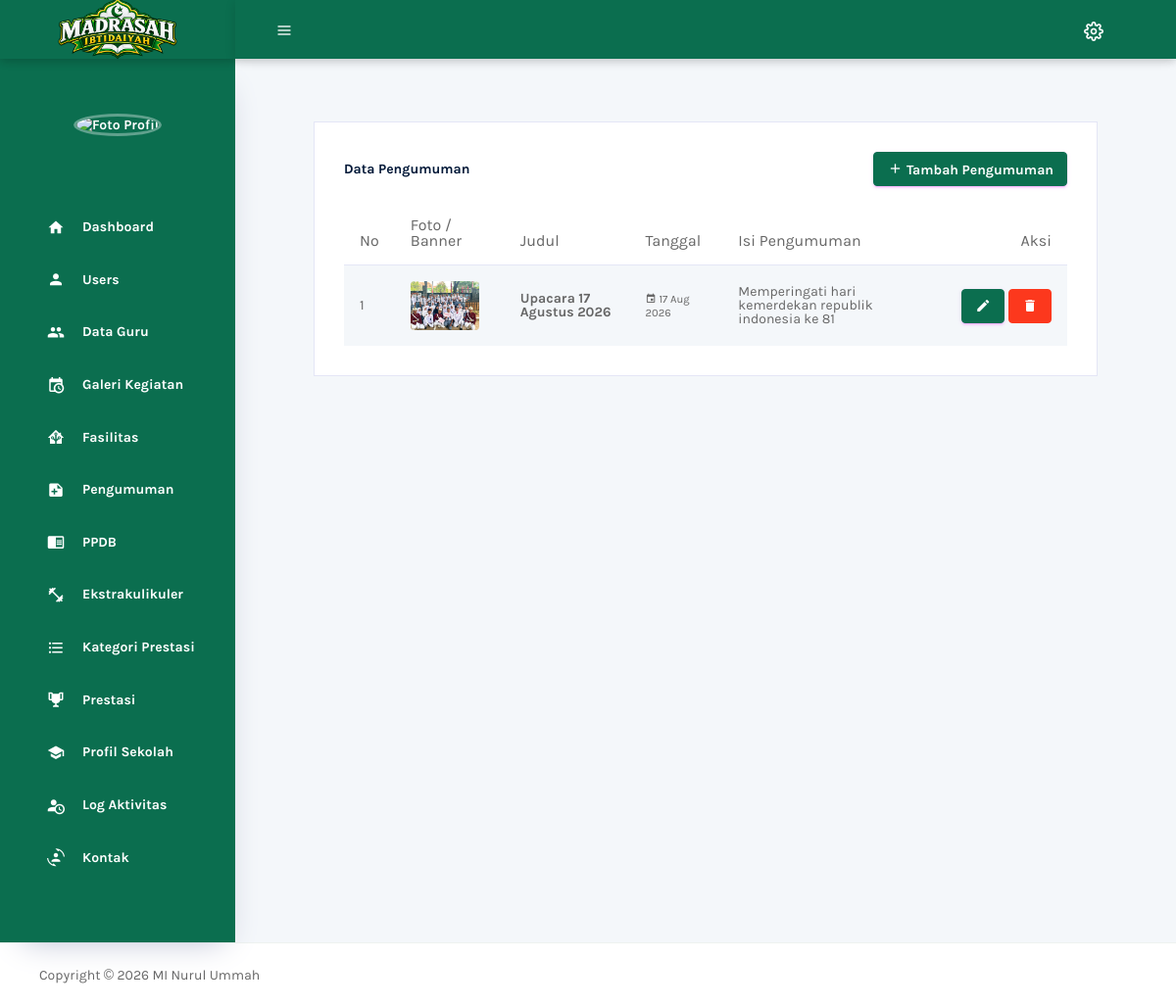
Screenshot of /Kepala_Sekolah/pengumuman (signed in) with the database file from the repository.
### tables this page shows
CREATE TABLE `pengumuman` (
  `id_pengumuman` int NOT NULL,
  `judul` varchar(150) NOT NULL,
  `tanggal` date NOT NULL,
  `isi` text NOT NULL,
  `foto` varchar(255) DEFAULT NULL,
  `created_at` timestamp NULL DEFAULT CURRENT_TIMESTAMP
);

### application/libraries/Template.php (called while the page is built, shortened)
<?php
class Template{
    var $template_data = array();
    function set($name, $value){
        $this->template_data[$name] = $value;
    }
    function load($template = '', $view = '' , $view_data = array(), $return = FALSE){
        $this->CI =& get_instance();
        $this->set('contents', $this->CI->load->view($view, $view_data, TRUE));
        return $this->CI->load->view($template, $this->template_data, $return);
    }
}

### application/controllers/Kepala_Sekolah/Pengumuman.php (called while the page is built, shortened)
<?php
class Pengumuman extends CI_Controller {
    public function index()
    {
        $data['judul']      = 'Pengumuman - MI Nurul Ummah';
        $data['pengumuman'] = $this->pengumuman->get_all();
        $this->template->load('kepala_sekolah/view', 'kepala_sekolah/pengumuman', $data);
    }
}

### index.php (called while the page is built, shortened)
<?php
require_once BASEPATH.'core/CodeIgniter.php';

### application/models/Pengumuman_model.php (called while the page is built, shortened)
<?php
class Pengumuman_model extends CI_Model {
    public function get_all()
    {
        $this->db->order_by('tanggal', 'DESC');
        $this->db->order_by('id_pengumuman', 'DESC');
        return $this->db->get('pengumuman')->result();
    }
}

### application/views/kepala_sekolah/pengumuman.php (the view, shortened to what this page needs)
<div class="col-lg-12 grid-margin stretch-card">
    <div class="card">
        <div class="card-body">
            <div class="d-flex justify-content-between align-items-center mb-3">
                <h4 class="card-title mb-0">Data Pengumuman</h4>
                <button type="button" class="btn btn-primary btn-sm font-weight-bold" data-toggle="modal" data-target="#TambahPengumumanModal">
                    <i class="mdi mdi-plus"></i> Tambah Pengumuman
                </button>
            </div>
            <div class="table-responsive">
                <table class="table table-striped">
                    <thead>
                        <tr>
                            <th>No</th>
                            <th>Foto / Banner</th>
                            <th>Judul</th>
                            <th>Tanggal</th>
                            <th>Isi Pengumuman</th>
                            <th class="text-right">Aksi</th>
                        </tr>
                    </thead>
                    <tbody>
                        <?php $no = 1; foreach ($pengumuman as $row): ?>
                        <tr>
                            <td><?= $no++; ?></td>
                            <td>
                                <?php if (!empty($row->foto) && file_exists('./upload/pengumuman/' . $row->foto)): ?>
                                    <img src="<?= base_url('upload/pengumuman/' . $row->foto) ?>"
                                         alt="Banner"
                                         style="width: 70px; height: 50px; object-fit: cover; border-radius: 4px;">
                                <?php else: ?>
                                    <span class="text-muted small font-italic">Tidak ada foto</span>
                                <?php endif; ?>
                            </td>
                            <td class="font-weight-bold"><?= html_escape($row->judul) ?></td>
                            <td>
                                <small class="text-muted"><i class="mdi mdi-calendar"></i> <?= date('d M Y', strtotime($row->tanggal)) ?></small>
                            </td>
                            <td><?= html_escape($row->isi)?></td>
                            <td>
                                <div class="d-flex justify-content-end">
                                    <button type="button" class="btn btn-primary btn-sm mr-1" data-toggle="modal" data-target="#editModal<?= $row->id_pengumuman ?>" title="Edit">
                                        <i class="mdi mdi-pencil"></i>
                                    </button>
                                    <a href="<?= base_url('Kepala_Sekolah/pengumuman/hapus/' . $row->id_pengumuman) ?>"
                                       class="btn btn-danger btn-sm"
                                       onclick="return confirm('Yakin ingin menghapus pengumuman ini?')" title="Hapus">
                                        <i class="mdi mdi-delete"></i>
                                    </a>
                                </div>
                            </td>
                        </tr>
                        <?php endforeach; ?>
                    </tbody>
                </table>
            </div>
        </div>
    </div>
</div>

### application/views/kepala_sekolah/view.php (style rules this page uses)
:root { --hijau-nu: #0B6E4F; --hijau-nu-tua: #0A5A40; --hijau-nu-terang: #14875F; --hijau-nu-lembut: #E8F5EE; }
a, a:hover, a:focus { text-decoration: none !important; outline: none !important; box-shadow: none !important; }
html, body { height: 100%; }

### application/views/kepala_sekolah/pengumuman.php (style rules this page uses)
:root { --hijau-nu: #0B6E4F; --hijau-nu-tua: #0A5A40; }
.btn-primary { background-color: var(--hijau-nu) !important; border-color: var(--hijau-nu) !important; color: #ffffff !important; }

### rows the page displays
pengumuman: foto (picture), judul "Upacara 17 Agustus 2026", tanggal "17 Aug 2026", isi "Memperingati hari kemerdekan republik indonesia ke 81"
